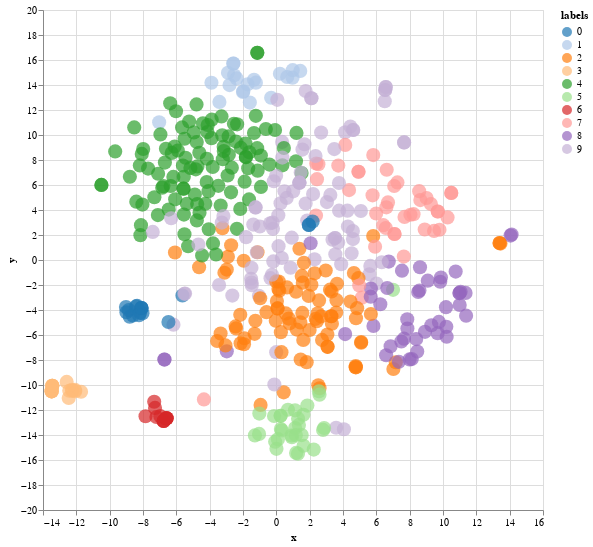

Here is the notebook cell this chart was saved with:
### Code cell
docs_tsne_th = TSNE(n_components=2, learning_rate='auto',
                    init='random', metric='cosine',
                    perplexity=50.0).fit_transform(cam_rep)
print(docs_tsne_th.shape)

data_th = pd.DataFrame({'x': docs_tsne_th[:,0],
                        'y': docs_tsne_th[:,1],
                        'institution': df['Institution'],
                        'title': df["Name of the document"],
                        'labels': labels
                        })

alt.data_transformers.disable_max_rows()
alt.Chart(data_th[:]).mark_circle(size=200).encode(
    x="x", y="y", color=alt.Color('labels:N', scale=alt.Scale(scheme='category20')),
    tooltip=['institution', "title"]
    ).interactive().properties(
    width=500,
    height=500
)

### Figure 1 — Vega-Lite specification as saved in the notebook (floating-point values rounded to 4 significant figures; data arrays with more than 128 entries replaced by an {"elided": "..."} marker saying what was removed)
{"config": {"view": {"continuousWidth": 300, "continuousHeight": 300}}, "data": {"name": "data-e77385bff23e4e39b5aa735be2b02bd1"}, "mark": {"type": "circle", "size": 200}, "encoding": {"color": {"field": "labels", "scale": {"scheme": "category20"}, "type": "nominal"}, "tooltip": [{"field": "institution", "type": "nominal"}, {"field": "title", "type": "nominal"}], "x": {"field": "x", "type": "quantitative"}, "y": {"field": "y", "type": "quantitative"}}, "height": 500, "params": [{"name": "param_14", "select": {"type": "interval", "encodings": ["x", "y"]}, "bind": "scales"}], "width": 500, "$schema": "https://vega.github.io/schema/vega-lite/v5.20.1.json", "datasets": {"data-e77385bff23e4e39b5aa735be2b02bd1": {"elided": "474 records"}}}
